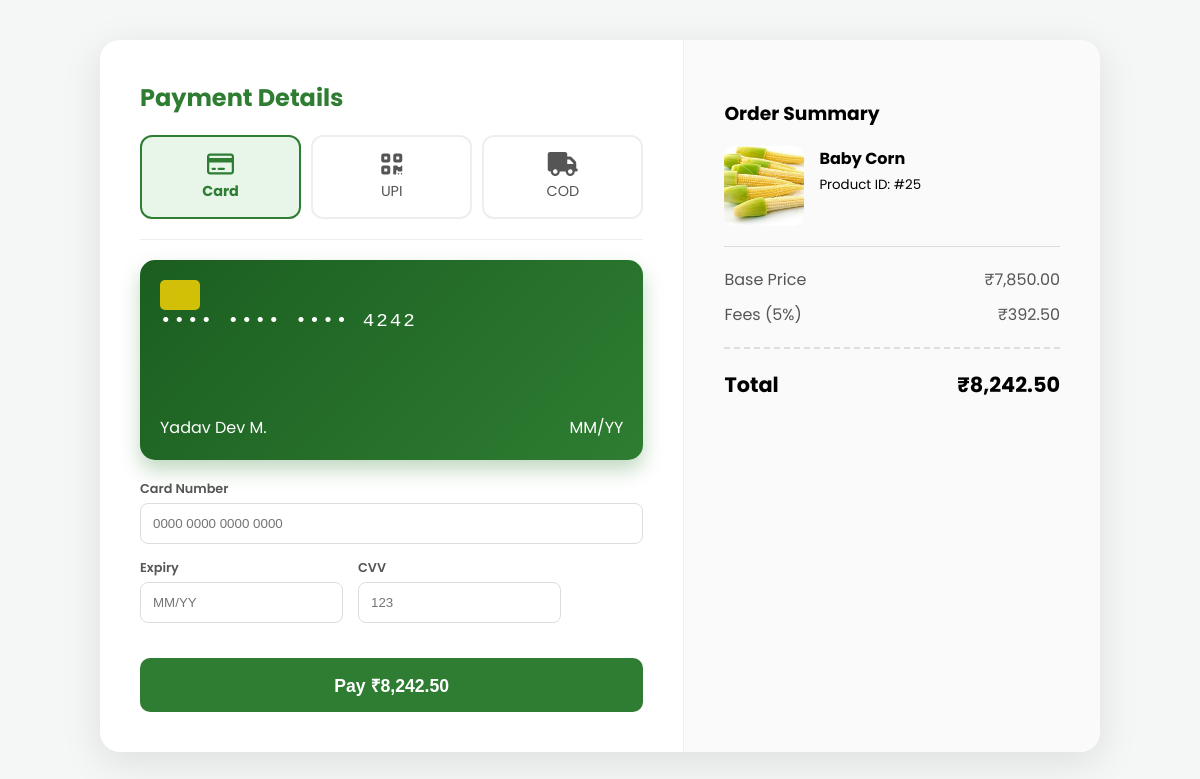
Screenshot of /payment.php?product_id=25 (signed in) with the database file from the repository.
### tables this page shows
CREATE TABLE `bids` (
  `id` int(11) NOT NULL,
  `product_id` int(11) DEFAULT NULL,
  `bid_amount` decimal(10,2) DEFAULT NULL,
  `bidder_name` varchar(100) DEFAULT NULL,
  `bid_time` datetime DEFAULT current_timestamp(),
  `is_highest` tinyint(1) DEFAULT 0,
  `is_winner` tinyint(4) DEFAULT 0,
  `created_at` timestamp NULL DEFAULT current_timestamp(),
  `user_id` int(11) NOT NULL
);

CREATE TABLE `products` (
  `id` int(11) NOT NULL,
  `name` varchar(100) DEFAULT NULL,
  `category` varchar(100) NOT NULL,
  `created_at` timestamp NOT NULL DEFAULT current_timestamp(),
  `price` decimal(10,2) DEFAULT NULL,
  `image` varchar(255) DEFAULT NULL,
  `description` text DEFAULT NULL,
  `base_price` decimal(10,2) DEFAULT NULL,
  `quantity` decimal(10,2) NOT NULL DEFAULT 0.00,
  `total_value` decimal(12,2) NOT NULL DEFAULT 0.00,
  `bid_end` datetime DEFAULT NULL,
  `status` varchar(20) DEFAULT 'active',
  `is_sold` tinyint(1) DEFAULT 0,
  `farmer_id` int(11) NOT NULL DEFAULT 0,
  `user_id` int(11) NOT NULL
);

### payment.php (the view, shortened to what this page needs)
<?php
include "php/db.php";
$product_id = $_GET['product_id'];
$user_id = $_SESSION['user_id'];
$sql = "SELECT * FROM products WHERE id = '$product_id'";
$result = mysqli_query($conn, $sql);
$product = mysqli_fetch_assoc($result);
$bid_sql = "SELECT bid_amount FROM bids WHERE product_id = '$product_id' AND user_id = '$user_id' ORDER BY bid_amount DESC LIMIT 1";
$bid_res = mysqli_query($conn, $bid_sql);
if (mysqli_num_rows($bid_res) > 0) {
   $bid = mysqli_fetch_assoc($bid_res);
   $price = $bid['bid_amount'];
} else {
   $price = $product['base_price'];
}
$tax = $price * 0.05;
$total = $price + $tax;
?>
<!DOCTYPE html>
<html lang="en">
<head>
   <link rel="stylesheet" href="https://cdnjs.cloudflare.com/ajax/libs/font-awesome/6.4.0/css/all.min.css">
</head>
<body>
   <div class="checkout-wrapper">
      <div class="payment-section">
         <h2>Payment Details</h2>
         <div class="methods-grid">
            <div class="method-btn active" onclick="switchMethod('card', this)"><i class="far fa-credit-card"></i> Card
            </div>
            <div class="method-btn" onclick="switchMethod('upi', this)"><i class="fas fa-qrcode"></i> UPI</div>
            <div class="method-btn" onclick="switchMethod('cod', this)"><i class="fas fa-truck"></i> COD</div>
         </div>
         <div id="card-form" class="payment-form active-form">
            <div class="card-visual">
               <div style="width:40px; height:30px; background:#ffd700; border-radius:5px; opacity:0.8;"></div>
               <div class="card-number">•••• •••• •••• 4242</div>
               <div style="display:flex; justify-content:space-between; margin-top:auto;">
                  <span><?php echo $_SESSION['name']; ?></span><span>MM/YY</span>
               </div>
            </div>
            <div class="input-group"><label>Card Number</label><input type="text" placeholder="0000 0000 0000 0000">
            </div>
            <div class="row">
               <div class="input-group"><label>Expiry</label><input type="text" placeholder="MM/YY"></div>
               <div class="input-group"><label>CVV</label><input type="password" placeholder="123"></div>
            </div>
         </div>
         <button class="btn-pay" type="button" onclick="startPayment()">Pay
            ₹<?php echo number_format($total, 2); ?></button>
      </div>
      <div class="summary-section">
         <h3>Order Summary</h3>
         <div class="product-mini">
            <img src="images/<?php echo $product['image']; ?>" onerror="this.src='https://via.placeholder.com/80'">
            <div>
               <h4 style="margin:0;"><?php echo $product['name']; ?></h4>
               <small>Product ID: #<?php echo $product['id']; ?></small>
            </div>
         </div>
         <div class="price-row"><span>Base Price</span><span>₹<?php echo number_format($price, 2); ?></span></div>
         <div class="price-row"><span>Fees (5%)</span><span>₹<?php echo number_format($tax, 2); ?></span></div>
         <div class="total-row"><span>Total</span><span>₹<?php echo number_format($total, 2); ?></span></div>
      </div>
   </div>
</body>
</html>

### payment.php (style rules this page uses)
:root { --primary: #2e7d32; --dark: #1b5e20; --bg: #f4f7f6; }
body { font-family: 'Poppins', sans-serif; background: var(--bg); margin: 0; padding: 20px; display: flex; justify-content: center; min-height: 100vh; }
.checkout-wrapper { display: flex; max-width: 1000px; width: 100%; background: white; border-radius: 20px; box-shadow: 0 10px 40px rgba(0, 0, 0, 0.1); overflow: hidden; margin-top: 20px; height: fit-content; }
.payment-section { flex: 1.5; padding: 40px; }
.payment-section h2 { color: var(--primary); margin-top: 0; }
.methods-grid { display: grid; grid-template-columns: 1fr 1fr 1fr; gap: 10px; margin-bottom: 20px; }
.method-btn { border: 2px solid #eee; border-radius: 12px; padding: 15px; text-align: center; cursor: pointer; transition: 0.3s; font-size: 0.9rem; color: #555; }
.method-btn.active { border-color: var(--primary); background: #e8f5e9; color: var(--primary); font-weight: 700; }
.method-btn i { display: block; font-size: 1.5rem; margin-bottom: 5px; }
.payment-form { display: none; padding-top: 20px; border-top: 1px solid #eee; animation: fadeIn 0.3s; }
.active-form { display: block; }
.card-visual { background: linear-gradient(135deg, #1b5e20, #2e7d32); color: white; padding: 20px; border-radius: 15px; margin-bottom: 20px; height: 160px; display: flex; flex-direction: column; justify-content: space-between; box-shadow: 0 10px 20px rgba(46, 125, 50, 0.3); }
.card-number { font-size: 1.2rem; letter-spacing: 2px; font-family: monospace; }
.input-group { margin-bottom: 15px; }
.input-group label { display: block; font-size: 0.8rem; font-weight: 600; color: #555; margin-bottom: 5px; }
.input-group input { width: 100%; padding: 12px; border: 1px solid #ddd; border-radius: 8px; box-sizing: border-box; }
.row { display: flex; gap: 15px; }
.btn-pay { width: 100%; padding: 15px; background: var(--primary); color: white; border: none; border-radius: 10px; font-size: 1.1rem; font-weight: 700; cursor: pointer; margin-top: 20px; transition: 0.3s; }
.summary-section { flex: 1; background: #fafafa; padding: 40px; border-left: 1px solid #eee; }
.product-mini { display: flex; gap: 15px; margin-bottom: 20px; padding-bottom: 20px; border-bottom: 1px solid #ddd; }
.product-mini img { width: 80px; height: 80px; border-radius: 10px; object-fit: cover; }
.price-row { display: flex; justify-content: space-between; margin-bottom: 10px; color: #555; }
.total-row { display: flex; justify-content: space-between; font-weight: 700; font-size: 1.3rem; margin-top: 20px; padding-top: 20px; border-top: 2px dashed #ddd; }

### rows the page displays
bids: bid_amount "8,242.50", bid_amount "7,850.00", bid_amount "392.50"
products: image (picture), name "Baby Corn", id "25"

### other values shown
$_SESSION['name'] "Yadav Dev M."
